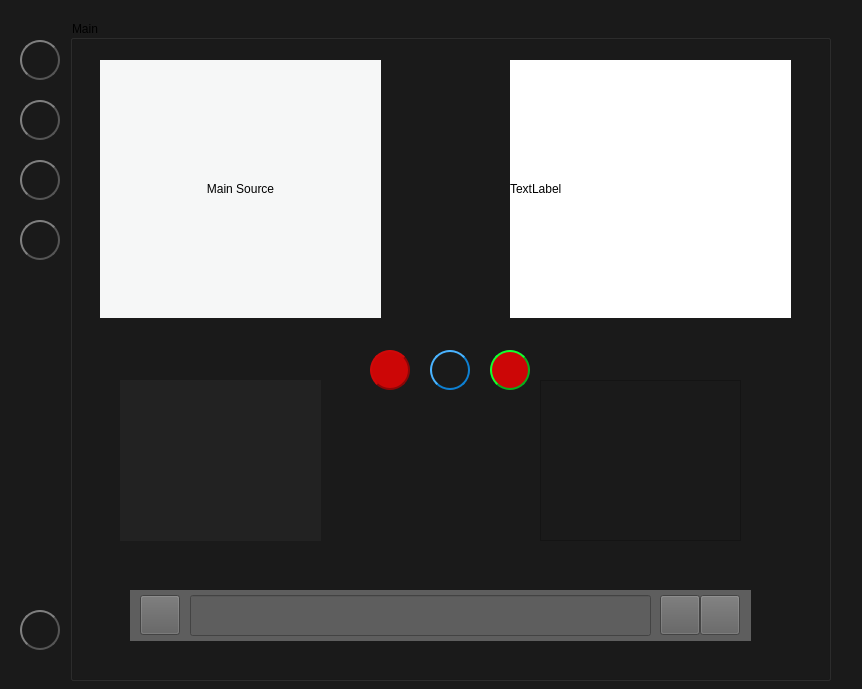
<?xml version="1.0" encoding="UTF-8"?>
<ui version="4.0">
 <class>MainWindow</class>
 <widget class="QMainWindow" name="MainWindow">
  <property name="enabled">
   <bool>true</bool>
  </property>
  <property name="geometry">
   <rect>
    <x>0</x>
    <y>0</y>
    <width>862</width>
    <height>689</height>
   </rect>
  </property>
  <property name="mouseTracking">
   <bool>false</bool>
  </property>
  <property name="tabletTracking">
   <bool>false</bool>
  </property>
  <property name="windowTitle">
   <string>Object Counting Software</string>
  </property>
  <property name="autoFillBackground">
   <bool>false</bool>
  </property>
  <property name="styleSheet">
   <string notr="true">background-color: rgb(26, 26, 26);</string>
  </property>
  <widget class="QWidget" name="centralwidget">
   <widget class="QGroupBox" name="groupBox">
    <property name="geometry">
     <rect>
      <x>70</x>
      <y>20</y>
      <width>761</width>
      <height>661</height>
     </rect>
    </property>
    <property name="title">
     <string>Main</string>
    </property>
    <widget class="QLabel" name="disp_main">
     <property name="geometry">
      <rect>
       <x>30</x>
       <y>40</y>
       <width>281</width>
       <height>258</height>
      </rect>
     </property>
     <property name="maximumSize">
      <size>
       <width>511</width>
       <height>258</height>
      </size>
     </property>
     <property name="styleSheet">
      <string notr="true">background-color: rgb(246, 247, 247);</string>
     </property>
     <property name="text">
      <string>Main Source</string>
     </property>
     <property name="alignment">
      <set>Qt::AlignmentFlag::AlignCenter</set>
     </property>
    </widget>
    <widget class="QLabel" name="disp_recibe">
     <property name="geometry">
      <rect>
       <x>440</x>
       <y>40</y>
       <width>281</width>
       <height>258</height>
      </rect>
     </property>
     <property name="styleSheet">
      <string notr="true">background-color: rgb(255, 255, 255);</string>
     </property>
     <property name="text">
      <string>TextLabel</string>
     </property>
    </widget>
    <widget class="QPushButton" name="pushButton_apagarcamara">
     <property name="geometry">
      <rect>
       <x>360</x>
       <y>330</y>
       <width>40</width>
       <height>40</height>
      </rect>
     </property>
     <property name="styleSheet">
      <string notr="true">QPushButton {
   
    border: 2px solid #0d7fd1;
    border-radius: 20px;
    border-style: outset;
    background: qradialgradient(
        cx: 0.3, cy: -0.4, fx: 0.3, fy: -0.4,
        radius: 1.35, stop: 0 #fff, stop: 1 #0d7fd1
        );
    padding: 5px;
    }

QPushButton:hover {
    background: qradialgradient(
        cx: 0.3, cy: -0.4, fx: 0.3, fy: -0.4,
        radius: 1.35, stop: 0 #fff, stop: 1 #bbb
        );
    }

QPushButton:pressed {
    border-style: inset;
    background: qradialgradient(
        cx: 0.4, cy: -0.1, fx: 0.4, fy: -0.1,
        radius: 1.35, stop: 0 #fff, stop: 1 #ddd
        );
    }</string>
     </property>
     <property name="text">
      <string/>
     </property>
     <property name="icon">
      <iconset>
       <normaloff>traductor_de_gestos/images/ojo.png</normaloff>traductor_de_gestos/images/ojo.png</iconset>
     </property>
     <property name="iconSize">
      <size>
       <width>25</width>
       <height>25</height>
      </size>
     </property>
    </widget>
    <widget class="QPushButton" name="pushButton_activardeteccion">
     <property name="geometry">
      <rect>
       <x>420</x>
       <y>330</y>
       <width>40</width>
       <height>40</height>
      </rect>
     </property>
     <property name="styleSheet">
      <string notr="true">QPushButton {
    background-color: #cc0606;
    border: 2px solid #0aad1d;
    border-radius: 20px;
    border-style: outset;
    background: qradialgradient(
        cx: 0.3, cy: -0.4, fx: 0.3, fy: -0.4,
        radius: 1.35, stop: 0 #fff, stop: 1 #0aad1d
        );
    padding: 5px;
    }

QPushButton:hover {
    background: qradialgradient(
        cx: 0.3, cy: -0.4, fx: 0.3, fy: -0.4,
        radius: 1.35, stop: 0 #fff, stop: 1 #bbb
        );
    }

QPushButton:pressed {
    border-style: inset;
    background: qradialgradient(
        cx: 0.4, cy: -0.1, fx: 0.4, fy: -0.1,
        radius: 1.35, stop: 0 #fff, stop: 1 #ddd
        );
    }</string>
     </property>
     <property name="text">
      <string/>
     </property>
     <property name="icon">
      <iconset>
       <normaloff>traductor_de_gestos/images/iniciar.png</normaloff>traductor_de_gestos/images/iniciar.png</iconset>
     </property>
     <property name="iconSize">
      <size>
       <width>25</width>
       <height>25</height>
      </size>
     </property>
    </widget>
    <widget class="QPushButton" name="pushButton_colgar">
     <property name="geometry">
      <rect>
       <x>300</x>
       <y>330</y>
       <width>40</width>
       <height>40</height>
      </rect>
     </property>
     <property name="styleSheet">
      <string notr="true">QPushButton {
    background-color: #cc0606;
    border: 2px solid #8a0606;
    border-radius: 20px;
    border-style: outset;
    background: qradialgradient(
        cx: 0.3, cy: -0.4, fx: 0.3, fy: -0.4,
        radius: 1.35, stop: 0 #fff, stop: 1 #8a0606
        );
    padding: 5px;
    }

QPushButton:hover {
    background: qradialgradient(
        cx: 0.3, cy: -0.4, fx: 0.3, fy: -0.4,
        radius: 1.35, stop: 0 #fff, stop: 1 #bbb
        );
    }

QPushButton:pressed {
    border-style: inset;
    background: qradialgradient(
        cx: 0.4, cy: -0.1, fx: 0.4, fy: -0.1,
        radius: 1.35, stop: 0 #fff, stop: 1 #ddd
        );
    }</string>
     </property>
     <property name="text">
      <string/>
     </property>
     <property name="icon">
      <iconset>
       <normaloff>traductor_de_gestos/images/colgar.png</normaloff>traductor_de_gestos/images/colgar.png</iconset>
     </property>
     <property name="iconSize">
      <size>
       <width>25</width>
       <height>25</height>
      </size>
     </property>
    </widget>
    <widget class="QLabel" name="label_letras">
     <property name="geometry">
      <rect>
       <x>50</x>
       <y>360</y>
       <width>201</width>
       <height>161</height>
      </rect>
     </property>
     <property name="styleSheet">
      <string notr="true">background-color: rgb(34, 34, 34);</string>
     </property>
     <property name="text">
      <string/>
     </property>
    </widget>
    <widget class="QPushButton" name="pushButton_enviar">
     <property name="geometry">
      <rect>
       <x>630</x>
       <y>575</y>
       <width>40</width>
       <height>40</height>
      </rect>
     </property>
     <property name="styleSheet">
      <string notr="true">background-color: rgb(97, 97, 97);</string>
     </property>
     <property name="text">
      <string/>
     </property>
     <property name="icon">
      <iconset>
       <normaloff>traductor_de_gestos/images/enviar.png</normaloff>traductor_de_gestos/images/enviar.png</iconset>
     </property>
     <property name="iconSize">
      <size>
       <width>30</width>
       <height>20</height>
      </size>
     </property>
    </widget>
    <widget class="QPushButton" name="pushButton_adjuntar">
     <property name="geometry">
      <rect>
       <x>590</x>
       <y>575</y>
       <width>40</width>
       <height>40</height>
      </rect>
     </property>
     <property name="styleSheet">
      <string notr="true">background-color: rgb(94, 94, 94);</string>
     </property>
     <property name="text">
      <string/>
     </property>
     <property name="icon">
      <iconset>
       <normaloff>traductor_de_gestos/images/adjuntar.png</normaloff>traductor_de_gestos/images/adjuntar.png</iconset>
     </property>
     <property name="iconSize">
      <size>
       <width>35</width>
       <height>35</height>
      </size>
     </property>
    </widget>
    <widget class="QLabel" name="label_chat">
     <property name="geometry">
      <rect>
       <x>60</x>
       <y>570</y>
       <width>621</width>
       <height>51</height>
      </rect>
     </property>
     <property name="styleSheet">
      <string notr="true">background-color: rgb(94, 94, 94);</string>
     </property>
     <property name="text">
      <string/>
     </property>
    </widget>
    <widget class="QPushButton" name="pushButton_adjuntar_2">
     <property name="geometry">
      <rect>
       <x>70</x>
       <y>575</y>
       <width>40</width>
       <height>40</height>
      </rect>
     </property>
     <property name="styleSheet">
      <string notr="true">background-color: rgb(94, 94, 94);</string>
     </property>
     <property name="text">
      <string/>
     </property>
     <property name="icon">
      <iconset>
       <normaloff>traductor_de_gestos/images/bocadillo.png</normaloff>traductor_de_gestos/images/bocadillo.png</iconset>
     </property>
     <property name="iconSize">
      <size>
       <width>30</width>
       <height>35</height>
      </size>
     </property>
    </widget>
    <widget class="QLineEdit" name="lineEdit">
     <property name="geometry">
      <rect>
       <x>120</x>
       <y>575</y>
       <width>461</width>
       <height>41</height>
      </rect>
     </property>
     <property name="styleSheet">
      <string notr="true">background-color: rgb(94, 94, 94);</string>
     </property>
    </widget>
    <widget class="QTextBrowser" name="textBrowser_historial">
     <property name="geometry">
      <rect>
       <x>470</x>
       <y>360</y>
       <width>201</width>
       <height>161</height>
      </rect>
     </property>
    </widget>
    <zorder>disp_main</zorder>
    <zorder>disp_recibe</zorder>
    <zorder>pushButton_apagarcamara</zorder>
    <zorder>pushButton_activardeteccion</zorder>
    <zorder>pushButton_colgar</zorder>
    <zorder>label_letras</zorder>
    <zorder>label_chat</zorder>
    <zorder>pushButton_enviar</zorder>
    <zorder>pushButton_adjuntar</zorder>
    <zorder>pushButton_adjuntar_2</zorder>
    <zorder>lineEdit</zorder>
    <zorder>textBrowser_historial</zorder>
   </widget>
   <widget class="QPushButton" name="pushButton_casa">
    <property name="geometry">
     <rect>
      <x>20</x>
      <y>40</y>
      <width>40</width>
      <height>40</height>
     </rect>
    </property>
    <property name="styleSheet">
     <string notr="true">QPushButton {
    color: #333;
    border: 2px solid #555;
    border-radius: 20px;
    border-style: outset;
    background: qradialgradient(
        cx: 0.3, cy: -0.4, fx: 0.3, fy: -0.4,
        radius: 1.35, stop: 0 #fff, stop: 1 #888
        );
    padding: 5px;
    }

QPushButton:hover {
    background: qradialgradient(
        cx: 0.3, cy: -0.4, fx: 0.3, fy: -0.4,
        radius: 1.35, stop: 0 #fff, stop: 1 #bbb
        );
    }

QPushButton:pressed {
    border-style: inset;
    background: qradialgradient(
        cx: 0.4, cy: -0.1, fx: 0.4, fy: -0.1,
        radius: 1.35, stop: 0 #fff, stop: 1 #ddd
        );
    }</string>
    </property>
    <property name="text">
     <string/>
    </property>
    <property name="icon">
     <iconset>
      <normaloff>traductor_de_gestos/images/casa.png</normaloff>traductor_de_gestos/images/casa.png</iconset>
    </property>
    <property name="iconSize">
     <size>
      <width>25</width>
      <height>25</height>
     </size>
    </property>
   </widget>
   <widget class="QPushButton" name="pushButton_premium">
    <property name="geometry">
     <rect>
      <x>20</x>
      <y>100</y>
      <width>40</width>
      <height>40</height>
     </rect>
    </property>
    <property name="styleSheet">
     <string notr="true">QPushButton {
    color: #333;
    border: 2px solid #555;
    border-radius: 20px;
    border-style: outset;
    background: qradialgradient(
        cx: 0.3, cy: -0.4, fx: 0.3, fy: -0.4,
        radius: 1.35, stop: 0 #fff, stop: 1 #888
        );
    padding: 5px;
    }

QPushButton:hover {
    background: qradialgradient(
        cx: 0.3, cy: -0.4, fx: 0.3, fy: -0.4,
        radius: 1.35, stop: 0 #fff, stop: 1 #bbb
        );
    }

QPushButton:pressed {
    border-style: inset;
    background: qradialgradient(
        cx: 0.4, cy: -0.1, fx: 0.4, fy: -0.1,
        radius: 1.35, stop: 0 #fff, stop: 1 #ddd
        );
    }</string>
    </property>
    <property name="text">
     <string/>
    </property>
    <property name="icon">
     <iconset>
      <normaloff>traductor_de_gestos/images/premium.png</normaloff>traductor_de_gestos/images/premium.png</iconset>
    </property>
    <property name="iconSize">
     <size>
      <width>25</width>
      <height>25</height>
     </size>
    </property>
   </widget>
   <widget class="QPushButton" name="pushButton_agregar">
    <property name="geometry">
     <rect>
      <x>20</x>
      <y>160</y>
      <width>40</width>
      <height>40</height>
     </rect>
    </property>
    <property name="styleSheet">
     <string notr="true">QPushButton {
    color: #333;
    border: 2px solid #555;
    border-radius: 20px;
    border-style: outset;
    background: qradialgradient(
        cx: 0.3, cy: -0.4, fx: 0.3, fy: -0.4,
        radius: 1.35, stop: 0 #fff, stop: 1 #888
        );
    padding: 5px;
    }

QPushButton:hover {
    background: qradialgradient(
        cx: 0.3, cy: -0.4, fx: 0.3, fy: -0.4,
        radius: 1.35, stop: 0 #fff, stop: 1 #bbb
        );
    }

QPushButton:pressed {
    border-style: inset;
    background: qradialgradient(
        cx: 0.4, cy: -0.1, fx: 0.4, fy: -0.1,
        radius: 1.35, stop: 0 #fff, stop: 1 #ddd
        );
    }</string>
    </property>
    <property name="text">
     <string/>
    </property>
    <property name="icon">
     <iconset>
      <normaloff>traductor_de_gestos/images/añadir.png</normaloff>traductor_de_gestos/images/añadir.png</iconset>
    </property>
    <property name="iconSize">
     <size>
      <width>27</width>
      <height>30</height>
     </size>
    </property>
   </widget>
   <widget class="QPushButton" name="pushButton_informacion">
    <property name="geometry">
     <rect>
      <x>20</x>
      <y>220</y>
      <width>40</width>
      <height>40</height>
     </rect>
    </property>
    <property name="styleSheet">
     <string notr="true">QPushButton {
    color: #333;
    border: 2px solid #555;
    border-radius: 20px;
    border-style: outset;
    background: qradialgradient(
        cx: 0.3, cy: -0.4, fx: 0.3, fy: -0.4,
        radius: 1.35, stop: 0 #fff, stop: 1 #888
        );
    padding: 5px;
    }

QPushButton:hover {
    background: qradialgradient(
        cx: 0.3, cy: -0.4, fx: 0.3, fy: -0.4,
        radius: 1.35, stop: 0 #fff, stop: 1 #bbb
        );
    }

QPushButton:pressed {
    border-style: inset;
    background: qradialgradient(
        cx: 0.4, cy: -0.1, fx: 0.4, fy: -0.1,
        radius: 1.35, stop: 0 #fff, stop: 1 #ddd
        );
    }</string>
    </property>
    <property name="text">
     <string/>
    </property>
    <property name="icon">
     <iconset>
      <normaloff>traductor_de_gestos/images/info.png</normaloff>traductor_de_gestos/images/info.png</iconset>
    </property>
    <property name="iconSize">
     <size>
      <width>30</width>
      <height>30</height>
     </size>
    </property>
   </widget>
   <widget class="QPushButton" name="pushButton_configuracion">
    <property name="geometry">
     <rect>
      <x>20</x>
      <y>610</y>
      <width>40</width>
      <height>40</height>
     </rect>
    </property>
    <property name="styleSheet">
     <string notr="true">QPushButton {
    color: #333;
    border: 2px solid #555;
    border-radius: 20px;
    border-style: outset;
    background: qradialgradient(
        cx: 0.3, cy: -0.4, fx: 0.3, fy: -0.4,
        radius: 1.35, stop: 0 #fff, stop: 1 #888
        );
    padding: 5px;
    }

QPushButton:hover {
    background: qradialgradient(
        cx: 0.3, cy: -0.4, fx: 0.3, fy: -0.4,
        radius: 1.35, stop: 0 #fff, stop: 1 #bbb
        );
    }

QPushButton:pressed {
    border-style: inset;
    background: qradialgradient(
        cx: 0.4, cy: -0.1, fx: 0.4, fy: -0.1,
        radius: 1.35, stop: 0 #fff, stop: 1 #ddd
        );
    }</string>
    </property>
    <property name="text">
     <string/>
    </property>
    <property name="icon">
     <iconset>
      <normaloff>traductor_de_gestos/images/config.png</normaloff>traductor_de_gestos/images/config.png</iconset>
    </property>
    <property name="iconSize">
     <size>
      <width>30</width>
      <height>30</height>
     </size>
    </property>
   </widget>
  </widget>
 </widget>
 <resources/>
 <connections/>
</ui>
